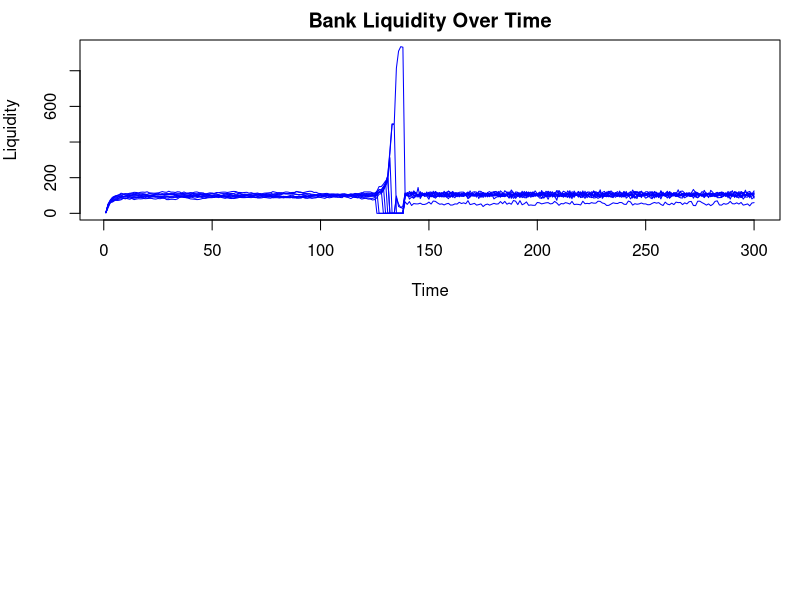
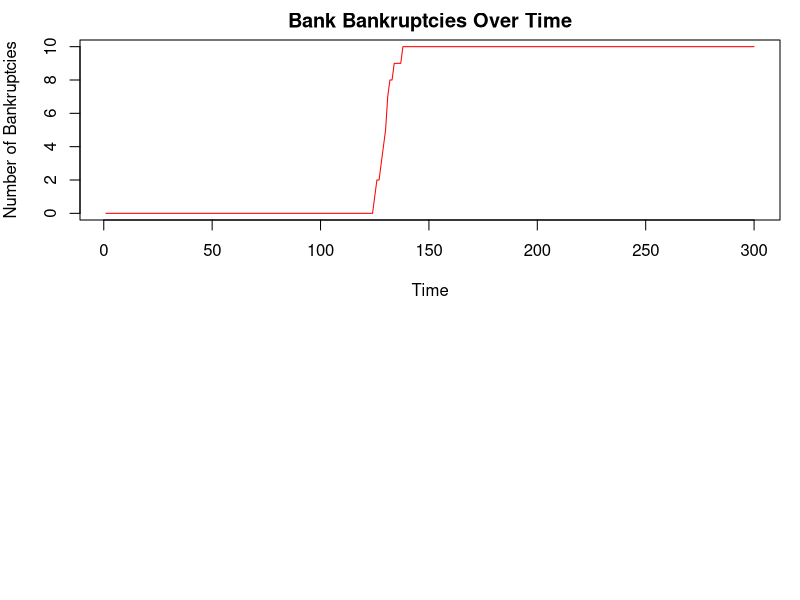

Reproduce these figures in R, in order.
# Parameters
t <- 300
n_banks <- 10
n_households <- 1000
n_borrowers <- 2000
loan_periods <- 1
equity <- 40
interest <- 0.0125
CAR <- 0.01
MRR <- 0.035
depo_margin <- 0.1
loan_margin <- 0.9
recovery_rate <- 0.02  # Reduced recovery rate
withdrawal_prob_min <- 0.01
withdrawal_prob_max <- 0.1
default_prob_min <- 0.1  # Increased minimum default probability
default_prob_max <- 0.8  # Increased maximum default probability
reserve_fire_sell <- 0.8
bankruptcy_fire_sell <- 0.5
safety_effect <- 0.04
concentration_spread <- function(x) { 0.15 * x^2 }
risk_weight <- function(x) { 0.5 + 5 * x }
operational_cost <- 0.02  # Increased operational cost per unit of deposit

# Interest rate shock parameters
interest_shock_TF <- TRUE
p_change_interest <- 50
interest_delta <- 0.005

# Agent matrices
households <- list(
  depo_value = matrix(1, nrow = t, ncol = n_households),
  which_bank = matrix(sample(1:n_banks, n_households, replace = TRUE), nrow = t, ncol = n_households, byrow = TRUE),
  withdrawal_prob = matrix(runif(n_households, withdrawal_prob_min, withdrawal_prob_max), nrow = t, ncol = n_households, byrow = TRUE)
)

borrowers <- list(
  loan_value = matrix(0, nrow = t, ncol = n_borrowers),
  which_bank = matrix(sample(1:n_banks, n_borrowers, replace = TRUE), nrow = t, ncol = n_borrowers, byrow = TRUE),
  pd = matrix(runif(n_borrowers, default_prob_min, default_prob_max), nrow = t, ncol = n_borrowers, byrow = TRUE),
  recovery_rate = matrix(recovery_rate, nrow = t, ncol = n_borrowers, byrow = TRUE),
  risk_weight = matrix(0, nrow = t, ncol = n_borrowers),
  cost_capital = matrix(0, nrow = t, ncol = n_borrowers),
  loan_end = matrix(sample(1:loan_periods, n_borrowers, replace = TRUE), nrow = t, ncol = n_borrowers, byrow = TRUE)
)

banks <- list(
  equity = matrix(equity, nrow = t, ncol = n_banks, byrow = TRUE),
  sum_deposits = matrix(0, nrow = t, ncol = n_banks),
  loan_portfolio = matrix(0, nrow = t, ncol = n_banks),
  reserves = matrix(0, nrow = t, ncol = n_banks),
  exp_loss_provision = matrix(0, nrow = t, ncol = n_banks),
  revenue = matrix(0, nrow = t, ncol = n_banks),
  cost = matrix(0, nrow = t, ncol = n_banks),
  income = matrix(0, nrow = t, ncol = n_banks),
  risk_weighted_assets = matrix(0, nrow = t, ncol = n_banks),
  dividends = matrix(0, nrow = t, ncol = n_banks),
  bankruptcy = matrix(0, nrow = t, ncol = n_banks),
  undercapitalized = matrix(0, nrow = t, ncol = n_banks),
  liquidity_assistance = matrix(0, nrow = t, ncol = n_banks)
)

# Initial values
borrowers$risk_weight[1, ] <- risk_weight(borrowers$pd[1, ])
for (q in 1:n_borrowers) {
  borrowers$cost_capital[1, q] <- (1 + ((loan_margin + 1) * interest) - borrowers$pd[1, q] * recovery_rate) / (1 - borrowers$pd[1, q])
}

for (w in 1:n_banks) {
  banks$sum_deposits[1, w] <- sum(households$depo_value[1, households$which_bank[1, ] == w])
  RW_assets <- borrowers$risk_weight[1, borrowers$which_bank[1, ] == w]
  potential_loans <- min(floor(banks$sum_deposits[1, w] * (1 - MRR)), floor((banks$equity[1, w] / CAR) / mean(RW_assets)))
  borrowers$loan_value[1, borrowers$which_bank[1, ] == w] <- c(rep(1, potential_loans), rep(0, sum(borrowers$which_bank[1, ] == w) - potential_loans))
  banks$loan_portfolio[1, w] <- sum(borrowers$loan_value[1, borrowers$which_bank[1, ] == w])
  banks$risk_weighted_assets[1, w] <- sum(borrowers$risk_weight[1, borrowers$which_bank[1, ] == w] * borrowers$loan_value[1, borrowers$which_bank[1, ] == w])
  banks$exp_loss_provision[1, w] <- sum(borrowers$pd[1, borrowers$which_bank[1, ] == w] * borrowers$loan_value[1, borrowers$which_bank[1, ] == w] * (1 - recovery_rate))
  banks$reserves[1, w] <- banks$sum_deposits[1, w] - banks$loan_portfolio[1, w]
}

# Interest rate shock
if (interest_shock_TF) {
  interest <- c(rep(interest, p_change_interest - 1), rep(interest + interest_delta, t - p_change_interest + 1))
}

# Simulation
for (p in 2:t) {
  for (u in 1:n_households) {
    if (runif(1) < households$withdrawal_prob[p - 1, u]) {
      available_banks <- which(banks$bankruptcy[p - 1, ] == 0)
      if (length(available_banks) == 0) {
        households$which_bank[p, u] <- sample(1:n_banks, 1)
      } else {
        households$which_bank[p, u] <- sample(available_banks, 1)
      }
    } else {
      households$which_bank[p, u] <- households$which_bank[p - 1, u]
    }
  }
  
  for (b in 1:n_banks) {
    banks$sum_deposits[p, b] <- sum(households$depo_value[p, households$which_bank[p, ] == b])
  }
  
  borrowers$loan_value[p, ] <- borrowers$loan_value[p - 1, ]
  for (i in which(borrowers$loan_value[p, ] == 1)) {
    if (runif(1) < borrowers$pd[p, i]) {
      borrowers$loan_value[p, i] <- 0
    }
  }
  
  for (r in 1:n_banks) {
    banks$loan_portfolio[p, r] <- sum(borrowers$loan_value[p, borrowers$which_bank[p, ] == r])
  }
  
  for (a in 1:n_banks) {
    banks$exp_loss_provision[p, a] <- sum(borrowers$pd[p, borrowers$which_bank[p, ] == a] * borrowers$loan_value[p, borrowers$which_bank[p, ] == a] * (1 - recovery_rate))
  }
  
  for (l in 1:n_borrowers) {
    borrowers$cost_capital[p, l] <- (1 + ((loan_margin + 1) * interest[p]) - borrowers$pd[p, l] * recovery_rate) / (1 - borrowers$pd[p, l])
  }
  
  for (y in 1:n_banks) {
    banks$revenue[p, y] <- sum(borrowers$cost_capital[p, borrowers$which_bank[p, ] == y] * borrowers$loan_value[p, borrowers$which_bank[p, ] == y]) + banks$reserves[p - 1, y] * interest[p - 1]
    banks$cost[p, y] <- sum(households$depo_value[p - 1, households$which_bank[p, ] == y] * interest[p] * (1 + depo_margin)) + operational_cost * banks$sum_deposits[p - 1, y]
    banks$income[p, y] <- banks$revenue[p, y] - banks$cost[p, y] - (banks$exp_loss_provision[p - 1, y] - banks$exp_loss_provision[p, y])
    banks$equity[p, y] <- banks$equity[p - 1, y] + banks$income[p, y]
    banks$reserves[p, y] <- banks$sum_deposits[p, y] - banks$loan_portfolio[p, y]
  }
  
  for (k in which(banks$equity[p, ] <= 0)) {
    banks$bankruptcy[p, k] <- TRUE
    for (s in which(households$which_bank[p, ] == k)) {
      available_banks <- which(banks$bankruptcy[p, ] == FALSE)
      if (length(available_banks) == 0) {
        households$which_bank[p, s] <- sample(1:n_banks, 1)
      } else {
        households$which_bank[p, s] <- sample(available_banks, 1)
      }
    }
  }
}

# Results Visualization
bank_liquidity <- as.data.frame(banks$reserves)
bank_bankruptcy <- as.data.frame(banks$bankruptcy)

# Increase plot margins and save to file
png("bank_liquidity.png", width = 800, height = 600)
par(mfrow = c(2, 1), mar = c(4, 4, 2, 1))
plot(bank_liquidity[, 1], type = 'l', col = 'blue', ylim = c(min(bank_liquidity), max(bank_liquidity)), ylab = 'Liquidity', xlab = 'Time', main = 'Bank Liquidity Over Time')
for (i in 2:n_banks) {
  lines(bank_liquidity[, i], col = 'blue')
}
dev.off()

png("bank_bankruptcy.png", width = 800, height = 600)
par(mfrow = c(2, 1), mar = c(4, 4, 2, 1))
plot(rowSums(bank_bankruptcy), type = 'l', col = 'red', ylim = c(0, n_banks), ylab = 'Number of Bankruptcies', xlab = 'Time', main = 'Bank Bankruptcies Over Time')
dev.off()

print("Simulation completed!")
